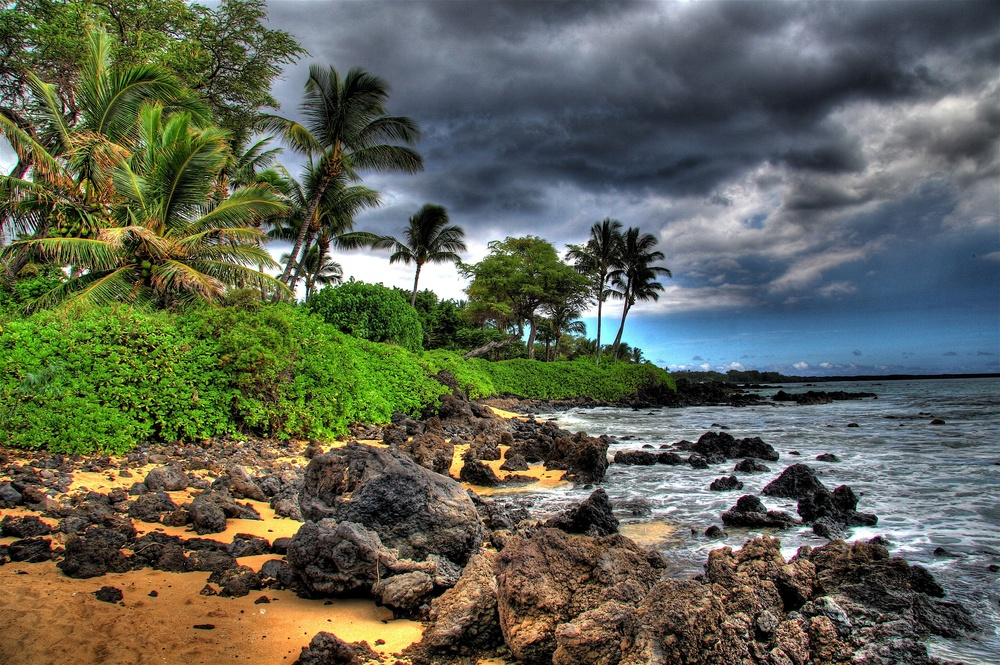
#> input picture Lec-4/assignment_img.jpg, 1000 x 665 px, shrunk from 3503 x 2330 before the run, found by its file name
$ python file3.py
#> lines starting #> are read from the running program, lines starting #| are printed output that depends on the picture; after the words box and inside, x2 and y2 are one past the last pixel; in counts of white or black regions, pixels touching at a corner belong together
import cv2
img=cv2.imread("C:/Users/BAPS/OneDrive/Desktop/PanTech/Lec-4/assignment_img.jpg")
#> img is the input picture: shape (665, 1000, 3); mean B, G, R 84.1, 99.6, 95.5

grayImg=cv2.cvtColor(img,cv2.COLOR_BGR2GRAY)
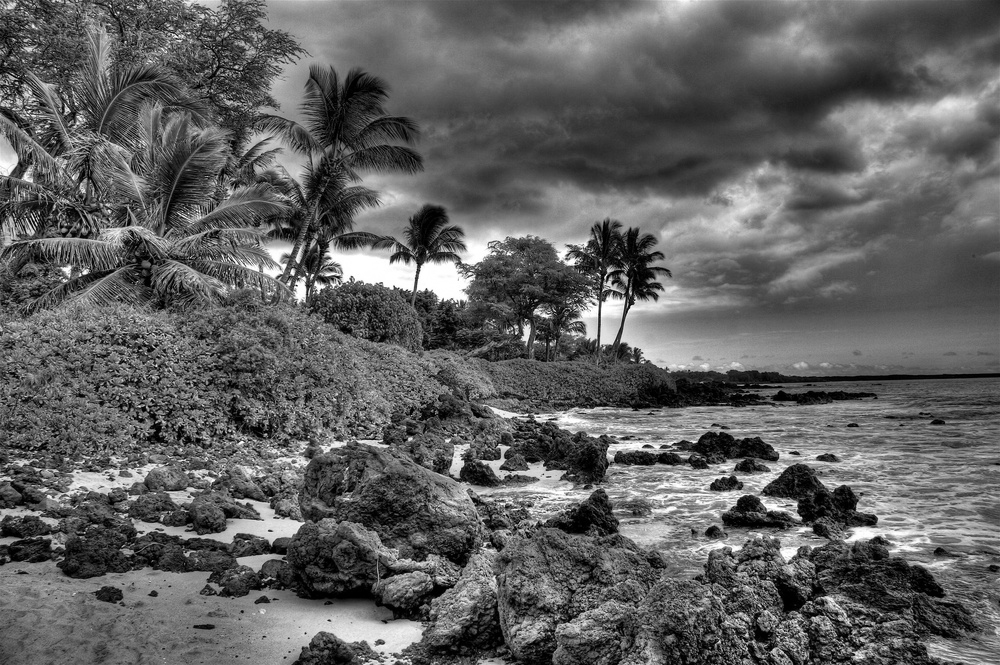
#> grayImg: shape (665, 1000); min 0, max 255, mean 96.6
threshImg=cv2.threshold(grayImg,120,255,cv2.THRESH_BINARY)[1]
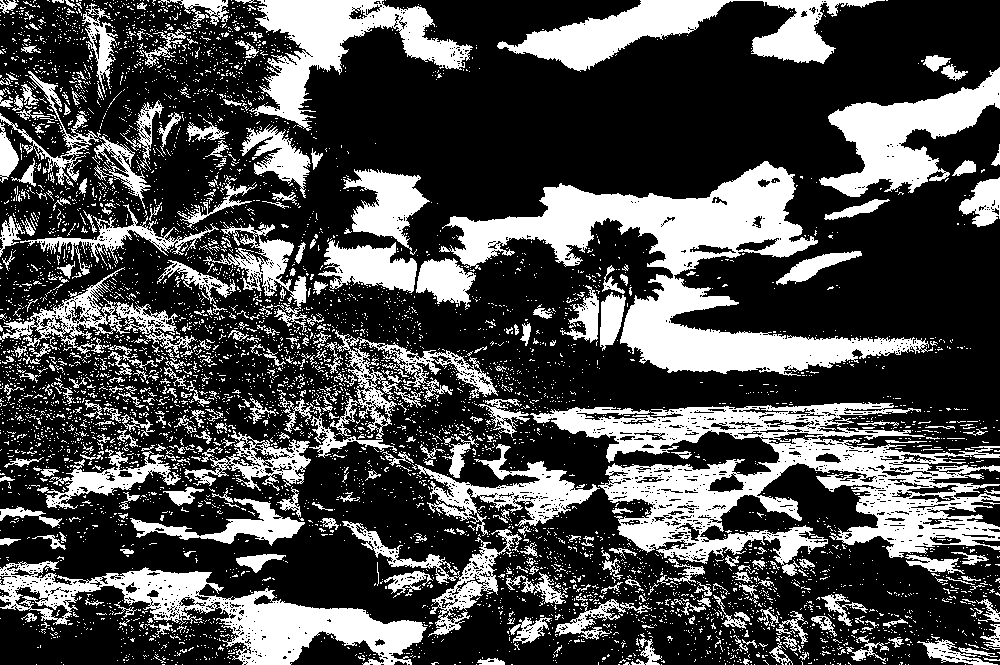
#> threshImg: shape (665, 1000); 29.9% white; 5999 white regions (5642 under 20 px), largest, box (x1, y1, x2, y2) and area: (530, 402, 1000, 576) 30755, (439, 161, 933, 376) 29757, (0, 561, 427, 665) 14199
# thresold returns 2 values and our thresold image is at 2 and to get that image we use index 1
# _,threshImg=cv2.threshold(grayImg,120,255,cv2.THRESH_BINARY)
# other declaration
cv2.imwrite("C:/Users/BAPS/OneDrive/Desktop/PanTech/Lec-4/assignment_img_gray.jpg",grayImg)
cv2.imwrite("C:/Users/BAPS/OneDrive/Desktop/PanTech/Lec-4/assignment_img_thresh.jpg",threshImg)


# rect_img=cv2.imread("C:/Users/BAPS/OneDrive/Desktop/PanTech/Lec-4/image_gray.jpg")
# cv2.rectangle(rect_img,(0,0),(300,400),(0,255,0))
# cv2.imwrite("C:/Users/BAPS/OneDrive/Desktop/PanTech/Lec-4/image_rectangle.jpg",rect_img)

# For ractangle
